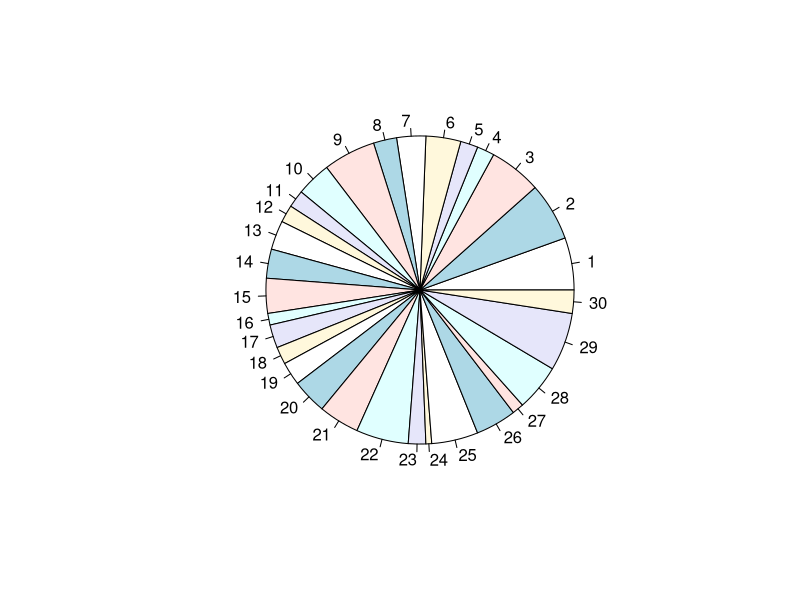
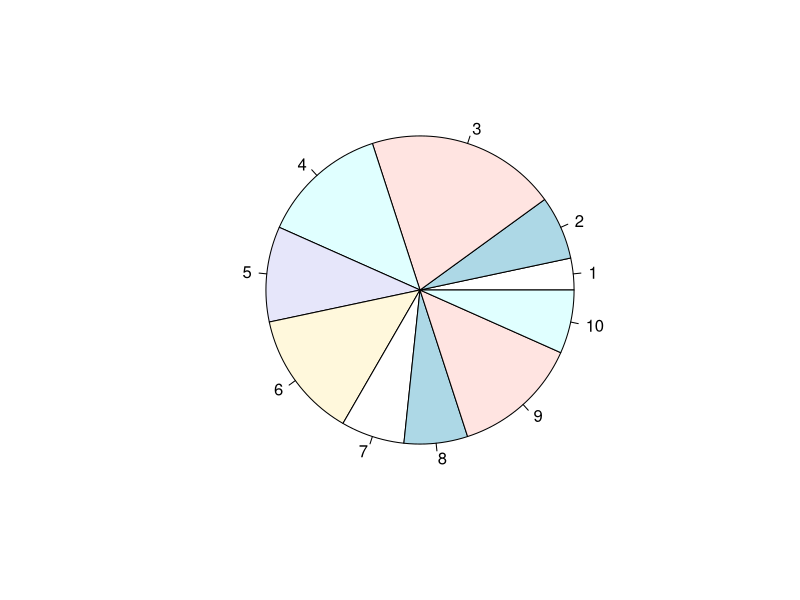
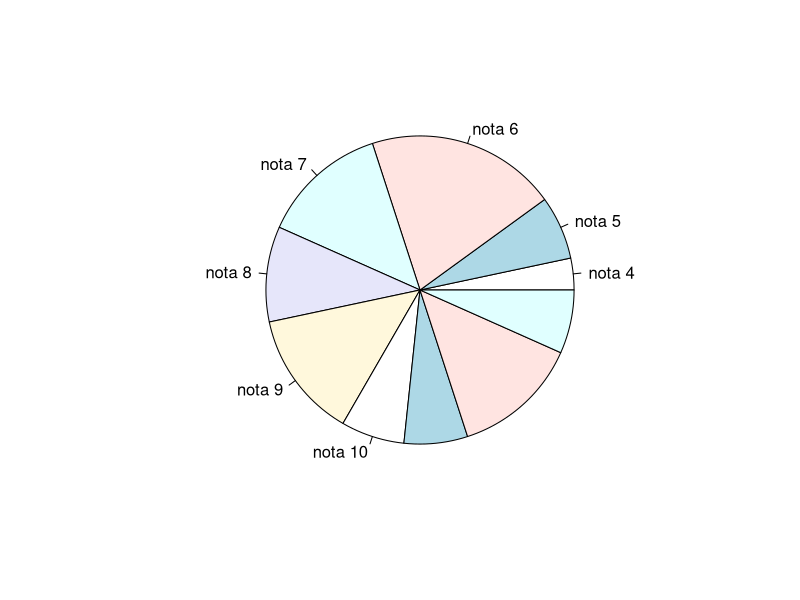
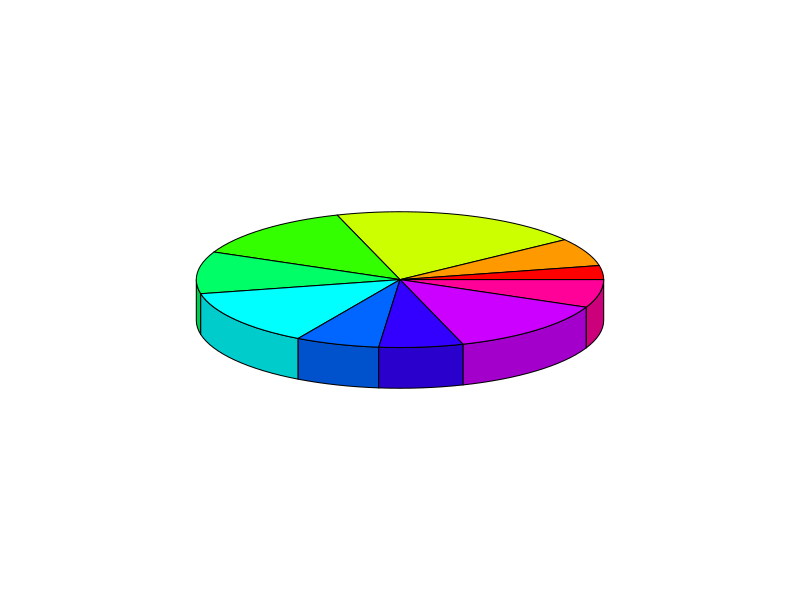
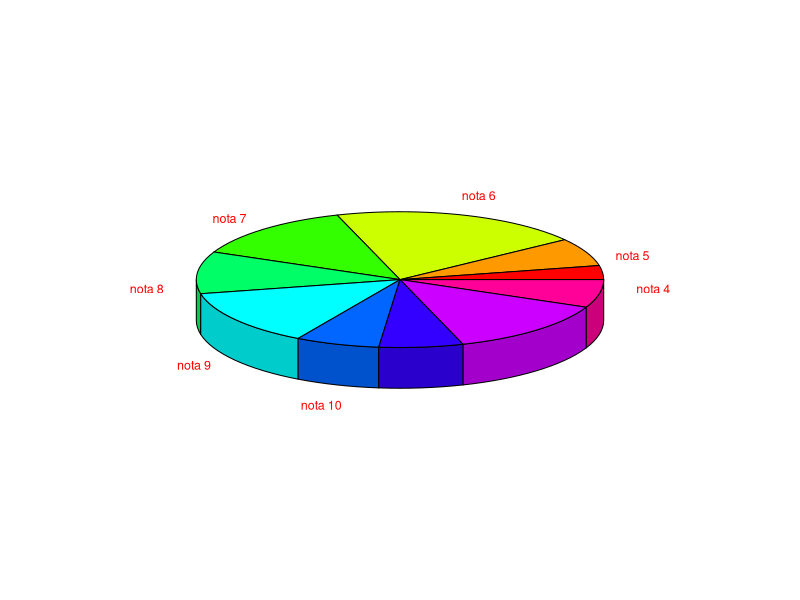
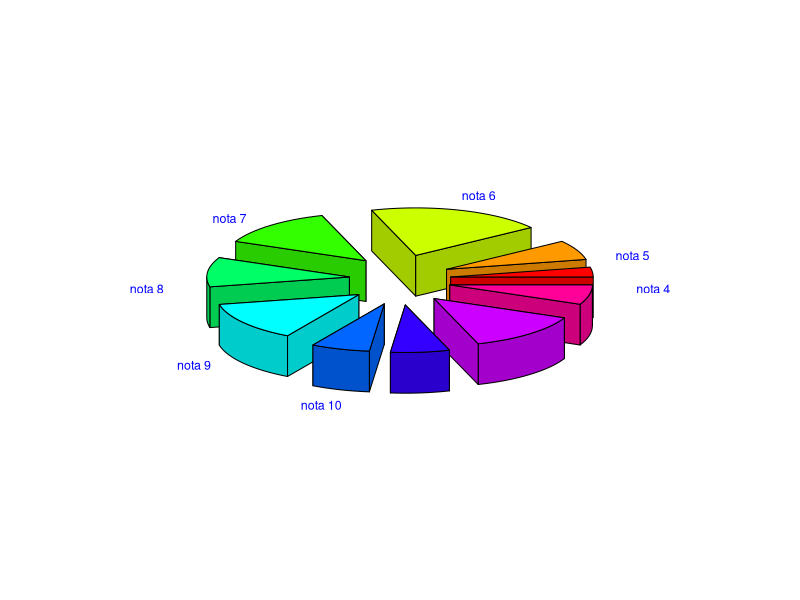
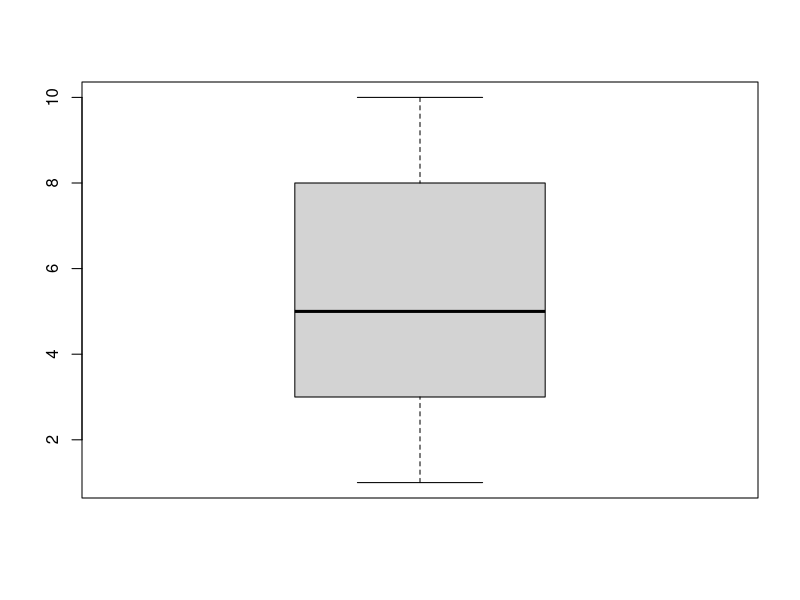
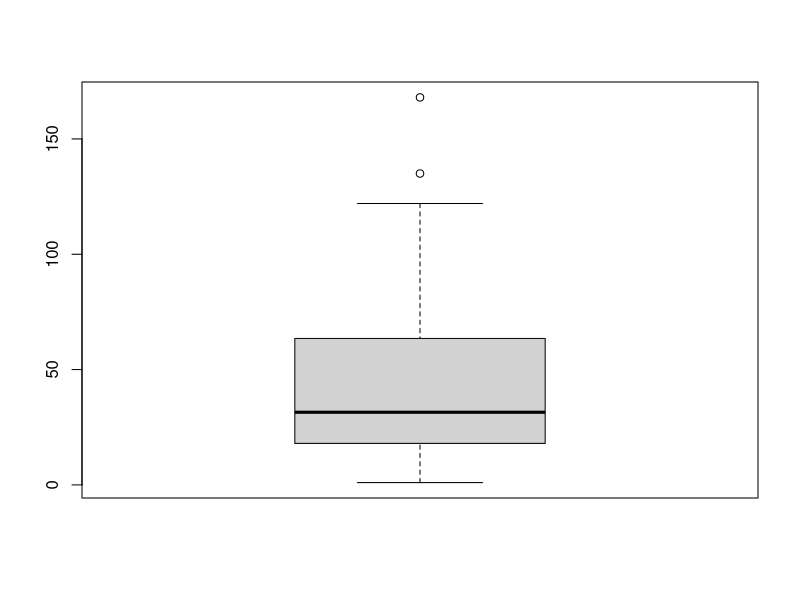

Write the R code that produced these figures, in order.
# Generez 30 de note pentru studentii unei grupe
note <- sample(1:10, 30, replace=TRUE)


# Sortare note
sort(note)  # ordine crescatoare
sort(note, decreasing = TRUE)  # ordine descrescatoare


# Mediana = valoarea unei serii ordonate crescător / descrescător care împarte
#           seria în 2 părți egale a.î. 50% din termenii seriei au valori mai 
#           mici sau egale cu mediana, iar 50% mai mari sau egale
#   • poate să fie din setul de date sau nu
median(note)


# Valoarea medie -> mean(x)
mean(note)


# Modul = valoarea cea mai des întâlnită în setul de date
mode(note)


# Frecvența absolută = valorile distincte din setul de date și nr. de repetări
#   • table(x) -> primul rând - valorile variabile
#              -> al doilea rând - nr. de apariții al fiecărei variabile
table(note)


# Frecvențe cumulate - cumsum(table(x))
#   • frecvența cumulată a unei valori ”a” din setul de date este suma
#   frecvențelor absolute ale valorilor mai mici decât valoarea ”a”
cumsum(table(note))


# Frecvențe relative - table(x) / length(x)
#   • nr. de apariții al fiecărei valori în setul de date / nr. total de date
#   • sunt numere cuprinse între 0 și 1
table(note)/length(note)


# Amplitudinea = diferența dintre valoarea minimă și maximă
max(note)-min(note)


#  Informatii din setul de date: min, max, prima si a treia quantila, mediana,
# media
summary(note)


# Quantila de ordin q a unei liste de val. numerice (0 < q <= 1) = cel mai mic
#       număr a.î. o proporție q de elemente ale listei sunt mai mici sau cel
#       mult egale cu quantila.
#   • quantile(x,q), q<1
q1<-quantile(note, 0.25); q1
q2<-quantile(note, 0.5); q2
q3<-quantile(note, 0.75); q3

# Intervalul interquartilic (IQR):
#   • quantile(x, 0.75) - quantile(x, 0.25)
#   • IQR(x) 
q3-q1
IQR(note)


# Suma abaterilor față de medie: sum(x - mean(x))
sum(note - mean(note))


#  Deviația standard = rădăcina pătrată din media pătratului (abaterilor față
# de medie)
sqrt(sum((note-mean(note))^2)/length(note))


# Abaterea standard de selecție /(n-1) -> sd(x)
sqrt(sum((note-mean(note))^2)/(length(note)-1)) # = sd(note)


# Sispersia de selecție (/n-1) -> var(x)
sum((note-mean(note))^2)/(length(note)-1) # = var(x)


# Date citite dintr-un set de date - prezența valorilor NA
head(airquality)
airquality$Ozone
mean(airquality$Ozone) # = NA -> trebuie să eliminăm valorile Na
mean(airquality$Ozone,na.rm=T) # = 42.12931



# Reprezentări grafice

#  1. Diagramă cerc pie(valorile,frecvențe)
pie(note)
table(note)
pie(table(note))
etichete<-c("nota 4","nota 5","nota 6","nota 7","nota 8","nota 9","nota 10")
pie(table(note),etichete)

library(plotrix)
pie3D(table(note))

pie3D(table(note),labels=etichete,labelcol = "red",labelcex =0.75)
pie3D(table(note),radius=0.7,labels=etichete,labelcol = "blue",labelcex = 0.75,explode=0.25)
#  • explode e folosit pentru despărțirea bucăților

#  2. Box-plot - cutia cu mustăți
boxplot(note)
boxplot(airquality$Ozone)
boxplot(airquality$Ozone,
        main = "Mean ozone in parts per billion at Roosevelt Island",
        xlab = "Parts Per Billion",
        ylab = "Ozone",
        col = "orange",
        border = "brown",
        horizontal = TRUE
)



